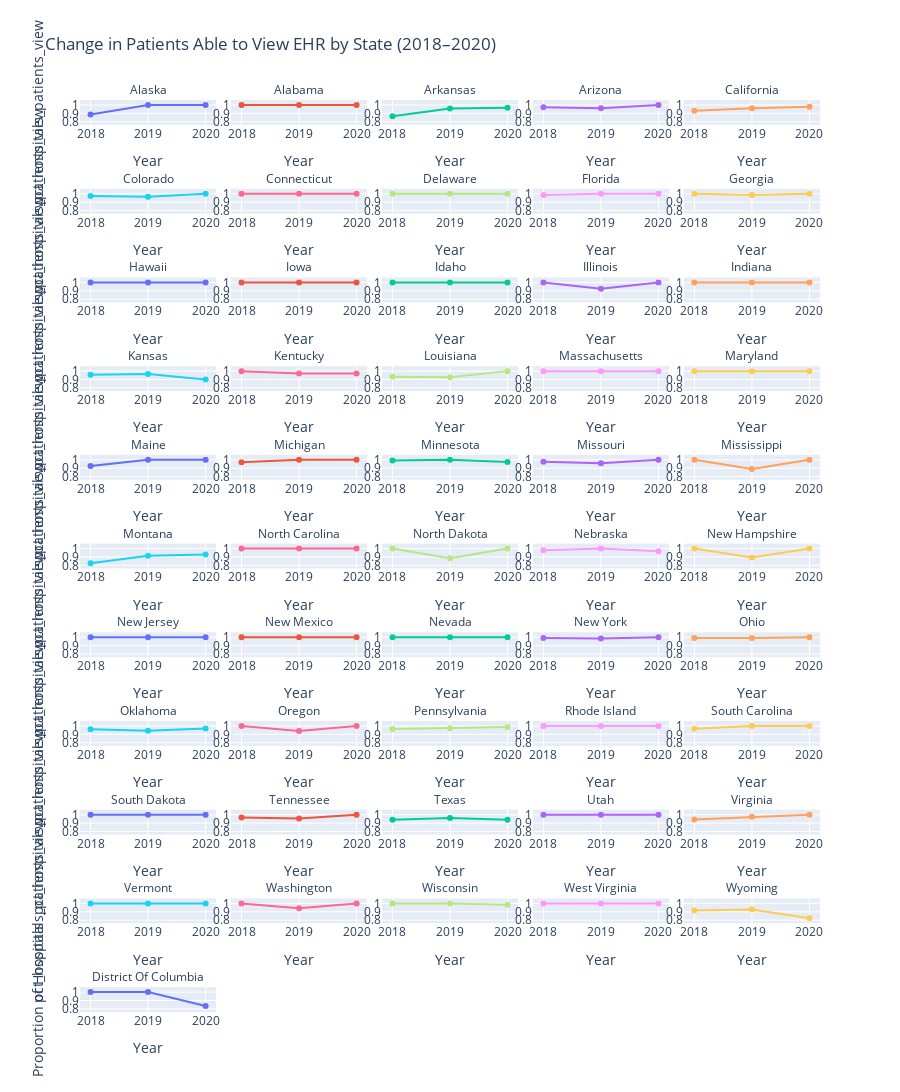

Here is the notebook cell this chart was saved with:
### Code cell
fig = px.line(
    df_long_aha,
    x="period",
    y="pct_hospitals_patients_view",
    facet_col="state",
    facet_col_wrap=5,   # controls matrix shape (e.g., 5 columns × 10 rows)
    markers=True,
    color="state",
    title="Change in Patients Able to View EHR by State (2018–2020)"
)

fig.update_layout(
    xaxis_title="Year",
    yaxis_title="Proportion of Hospitals",
    showlegend=False,   # legend unnecessary since each facet is labeled
    height=2000,        # increase for readability
)

fig.update_xaxes(showticklabels=True)
fig.update_yaxes(showticklabels=True)

fig.update_xaxes(
    dtick=1,
    tick0=2018
)

# Make facet titles cleaner
fig.for_each_annotation(lambda a: a.update(text=a.text.split("=")[-1]))

for axis in fig.layout:
    if axis.startswith("xaxis"):
        fig.layout[axis].title = "Year"


fig.write_image('view_line.png')
fig.show()
